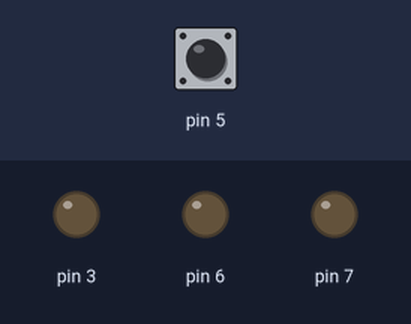
Bench run of a sketch on a simulated Arduino Uno, built with avr-gcc and run on an emulated ATmega328P. Parts: output pins drawn as LEDs (lit = HIGH). The test bench sets the inputs (shaded band); at power-on: pin 5 HIGH.

Above: at 0.8 s.
0.9 s: pin 5 pulled LOW for 0.15 s
At 1.2 s:
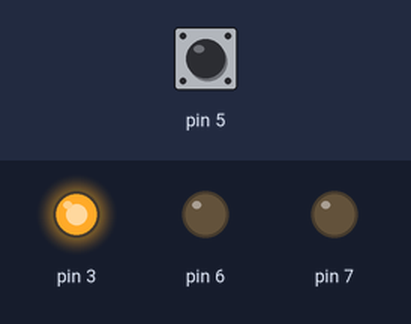
4.0 s: pin 5 pulled LOW for 3.2 s
At 5.4 s:
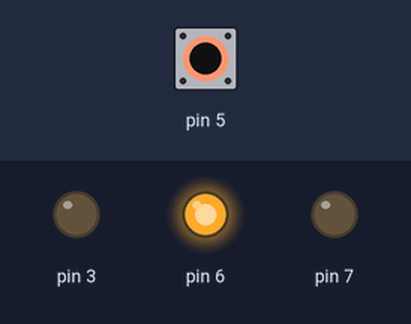
At 9.7 s:
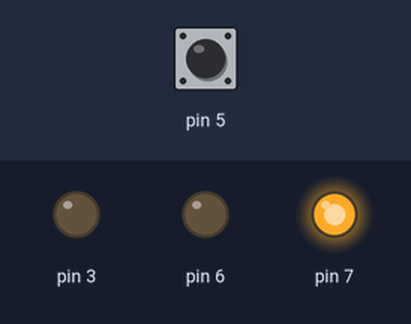
Timing chart, 0 to 14.4 s (numbered marks = the images above; inputs shaded):
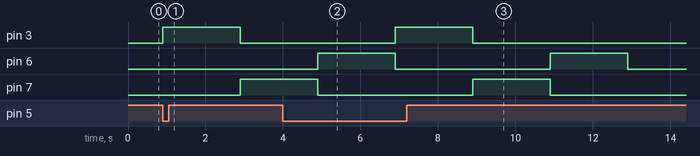

Measured:
- after the input at 0.9 s, pin 3: LOW → HIGH at once, → LOW 2.0 s later; pin 7: LOW → HIGH after 2.0 s
- after the input at 4.0 s, pin 3: LOW → HIGH after 2.9 s, → LOW 2.0 s later
- by itself, pin 6: alternates HIGH for 2.0 s and LOW for 4.0 s

The sketch:

Felipe_Silva_Loschi_-_Relatorio_4_ex2.ino
```cpp
int main(void)
{
  DDRD = DDRD | 0b11001000; // Configura os pinos PD3, PD6 e PD7 como saída
  PORTD = PORTD | 0b00111000; // Habilita PULL-UP nos pinos PD3, PD4 e PD5
  PORTD = PORTD & ~(0b11001000); // Garante que PD3, PD6 e PD7 iniciem em LOW

  for (;;){ // Loop infinito
    int botao = PIND & 0b00100000; // Lê o estado do botão conectado ao PD5

    if (botao == 0){ // Se o botão no PD5 estiver pressionado
      // Acende LED vermelho (PD3)
      PORTD = PORTD | 0b00001000; // PD3 -> HIGH
      _delay_ms(2000); // Aguarda 2 segundos
      PORTD = PORTD & ~(0b00001000); // PD3 -> LOW

      // Acende LED verde (PD7)
      PORTD = PORTD | 0b10000000; // PD7 -> HIGH
      _delay_ms(2000); // Aguarda 2 segundos
      PORTD = PORTD & ~(0b10000000); // PD7 -> LOW

      // Acende LED amarelo (PD6)
      PORTD = PORTD | 0b01000000; // PD6 -> HIGH
      _delay_ms(2000); // Aguarda 2 segundos
      PORTD = PORTD & ~(0b01000000); // PD6 -> LOW
    }
  }
}
```
